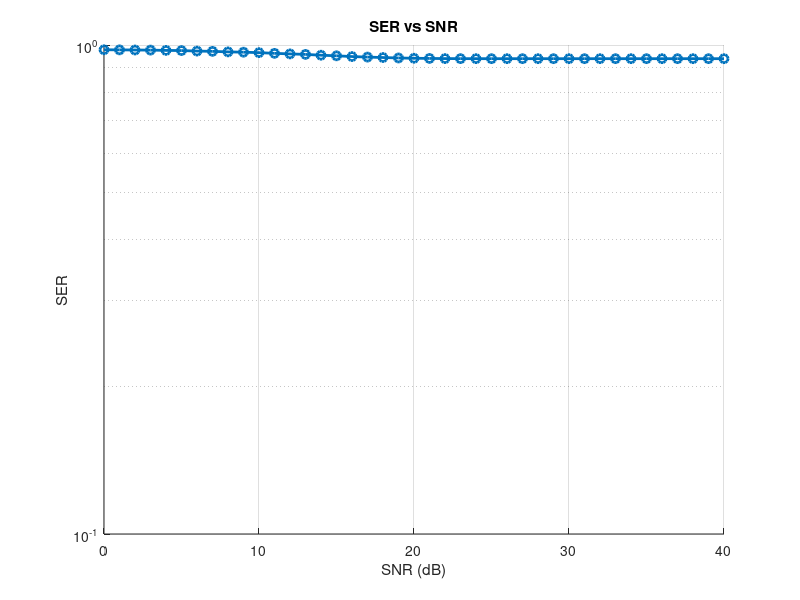

This figure's MATLAB source:
clear all
close all
clc

pkg load signal;
pkg load communications;

function [sinal_normalizado] = modnorm(sinal_QAM)
  % Calcula a energia média dos símbolos da constelação
  energia_media = mean(abs(sinal_QAM).^2);
  
  % Calcula o fator de normalização para energia unitária
  fator_normalizacao = 1 / sqrt(energia_media);
  
  % Normaliza o sinal QAM
  sinal_normalizado = sinal_QAM * fator_normalizacao;
end  

LIMIT_SNR = 40;

M = 64;
Simbolos = 100000;
info = randint(1,Simbolos,M); % Gerando informação binária aleatória de M bits
info = info(:);
sinal_QAM = qammod(info,M);
sinal_QAM_normalizado = modnorm(sinal_QAM);


% Função personalizada para calcular erros de bit
for SNR = 0:LIMIT_SNR
    SNR
    sinal_QAM_ruido = awgn(sinal_QAM_normalizado, SNR, 'measured');
    info_demod = qamdemod(sinal_QAM_ruido,M);
    numErrors(SNR+1) = sum(info ~= info_demod); % Conta os símbolos errados
    taxa(SNR+1) = numErrors(SNR+1) / Simbolos; % Calcula a SER

end

figure(1); 
hold on; % Mantém o gráfico atual para adicionar novos dados

semilogy(0:LIMIT_SNR, taxa, 'o-', 'LineWidth', 2); % Gráfico semilogarítmico
title('SER vs SNR'); % Título do gráfico
xlabel('SNR (dB)'); % Rótulo do eixo x
ylabel('SER'); % Rótulo do eixo y
grid on; % Ativa a grade no gráfico
